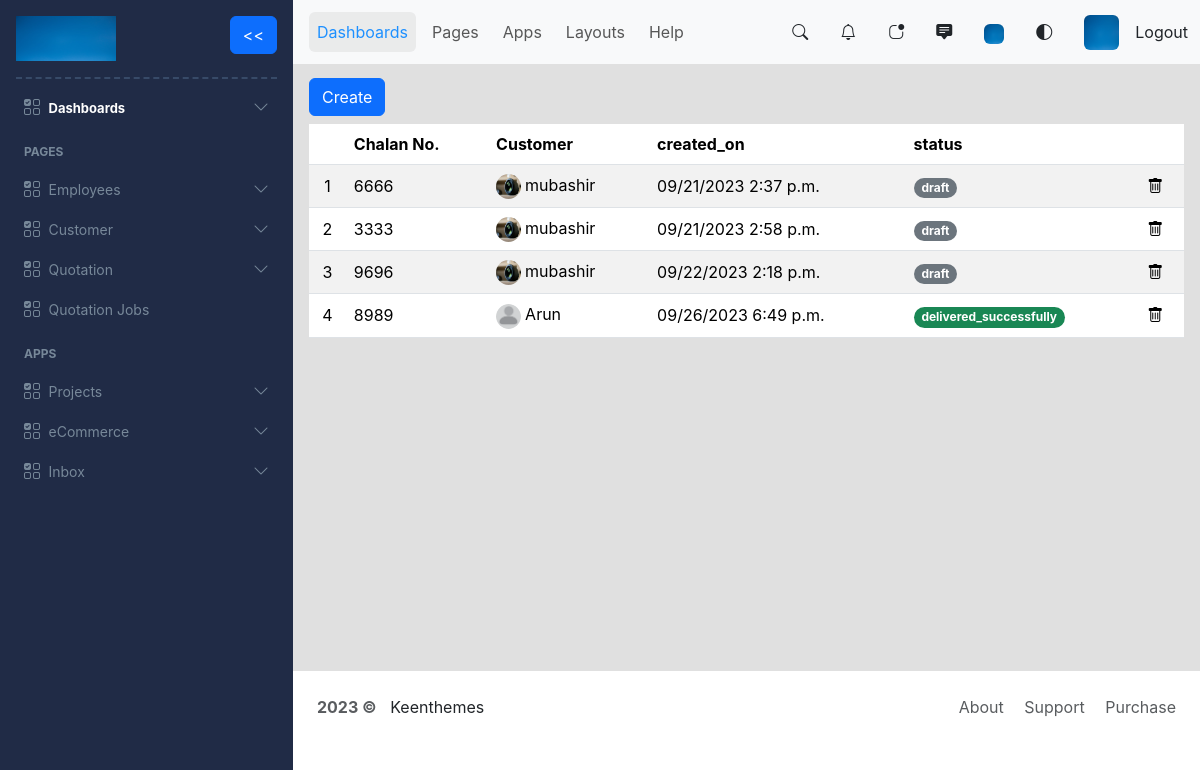
/view_quotations (signed in), run on an earlier commit of the app's database.
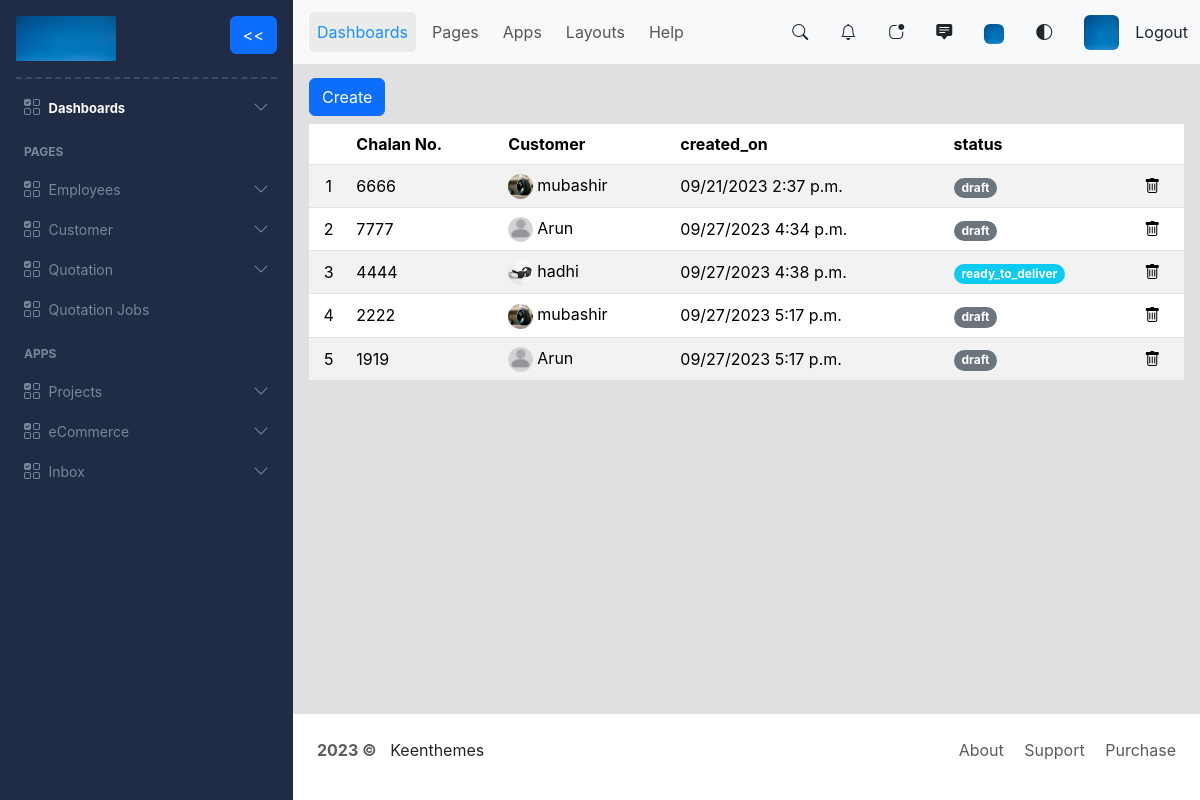
And on a later commit of the database.
### myapp/models.py (models this page shows, shortened)
class Quotation(models.Model):
    status_choices=( ('draft', 'Draft'), ('in_process', 'In Process'), ('ready_to_deliver', 'Ready to Deliver'), ('delivered_successfully', 'Delivered Successfully') )
    id = models.UUIDField(primary_key=True, default=uuid.uuid4, unique=True, editable=False)
    customer_id = models.ForeignKey(Customer, on_delete=models.CASCADE)
    chalan_no = models.IntegerField(null=False, blank=True)
    created_on = models.DateTimeField(default=timezone.now ,null=False, blank=False)
    status = models.CharField(max_length=50, choices=status_choices, default='draft')

class Customer(models.Model):
    id = models.UUIDField(primary_key=True, default=uuid.uuid4, unique=True, editable=False)
    name = models.CharField(max_length=30)
    address = models.CharField(max_length=150)
    contact = models.IntegerField()
    email = models.EmailField()
    profile_image = models.ImageField(null=True, blank=True, upload_to="profiles/")

### myapp/views.py (the view)
# urls.py: path('view_quotations', views.viewQuotations, name='view_quotations'),
@login_required
def viewQuotations(request):
    quotations = Quotation.objects.all()
    quotations_exist = quotations.exists()
    return render(request, "quotation/view_quotations.html", {'quotations': quotations, 'quotations_exist': quotations_exist})

### myapp/templates/quotation/view_quotations.html (shortened to what this page needs)
{% extends 'index.html' %}
{% block content %}
{% load static %}
<div class='justify-content-end'>
    <a href = "{% url 'create_quotation' %}"class="btn btn-primary">Create</a>
</div>
{% if quotations_exist %}
<div class='table-responsive'>
    <table class="table table-striped mt-2 align-middle">
        <thead>
        <tr>
            <th scope="col"></th>
            <th scope="col">Chalan No.</th>
            <th scope="col">Customer</th>
            <th scope="col">created_on</th>
            <th scope="col">status</th>
            <th scope="col"></th>
        </tr>
        </thead>
        <tbody>
        {% for quotation in quotations %}
            <tr style="height: 42px;">
                <td class="text-center">{{forloop.counter}}</td>
                <td><a href="{% url 'update_quotation' quotation.id %}" style="text-decoration: none; color: black;">{{quotation.chalan_no}}</a></td>
                <td><a href="{% url 'update_quotation' quotation.id %}" style="text-decoration: none; color: black;">
                    {% if quotation.customer_id.profile_image %}
                        <img src="{{quotation.customer_id.profile_image.url}}" alt="Profile not loading..." class="me-1" style="width: 25px; height: 25px; border-radius: 50%;">{{quotation.customer_id.name}}
                    {% else %}
                        <img src="{% static 'image/default.png' %}" alt="Profile not loading..." class="me-1" style="width: 25px; height: 25px; border-radius: 50%;">{{quotation.customer_id.name}}
                    {% endif %}
                </a>
                </td>
                <td><a href="{% url 'update_quotation' quotation.id %}" style="text-decoration: none; color: black;">{{quotation.created_on|date:"m/d/Y g:i a" }}</a></td>
                <td><a href="{% url 'update_quotation' quotation.id %}" style="text-decoration: none; color: black;">
                    {% if quotation.status == 'draft' %}
                        <span class="badge bg-secondary rounded-pill">{{quotation.status}}</span>
                    {% elif quotation.status == 'in_process' %}
                        <span class="badge bg-warning rounded-pill">{{quotation.status}}</span>
                    {% elif quotation.status == 'ready_to_deliver' %}
                        <span class="badge bg-info rounded-pill">{{quotation.status}}</span>
                    {% else %}
                        <span class="badge bg-success rounded-pill">{{quotation.status}}</span>
                    {% endif %}
                </a>
                </td>
                <td>
                    <a href="{% url 'delete_quotation' quotation.id %}" class="deleteQuotation" data-bs-toggle="modal" data-bs-target="#deleteModal" data-bs-id="{{quotation.id}}" data-bs-name="{{ quotation.customer_id.name }}" data-bs-chalan="{{ quotation.chalan_no }}" style="color: black;"><i class="bi bi-trash"></i>
                    </a>
                </td>
            </tr>
        {% endfor %}
        </tbody>
    </table>
</div>
{% else %}
<div class="d-flex justify-content-center">
    <span class="pt-5">Empty quotations. <a href="{% url 'create_quotation' %}">Create</a> a new one.</span>
</div>
{% endif %}
{% endblock content %}

What changed in the data, as far as the page shows it:
removed Quotation: chalan_no "3333", customer_id.profile_image (picture), customer_id.name "mubashir", created_on "09/21/2023 2:58 p.m.", status "draft"
removed Quotation: chalan_no "9696", customer_id.profile_image (picture), customer_id.name "mubashir", created_on "09/22/2023 2:18 p.m.", status "draft"
removed Quotation: chalan_no "8989", customer_id.name "Arun", created_on "09/26/2023 6:49 p.m.", status "delivered_successfully"
added Quotation: chalan_no "7777", customer_id.name "Arun", created_on "09/27/2023 4:34 p.m.", status "draft"
added Quotation: chalan_no "4444", customer_id.profile_image (picture), customer_id.name "hadhi", created_on "09/27/2023 4:38 p.m.", status "ready_to_deliver"
added Quotation: chalan_no "2222", customer_id.profile_image (picture), customer_id.name "mubashir", created_on "09/27/2023 5:17 p.m.", status "draft"
added Quotation: chalan_no "1919", customer_id.name "Arun", created_on "09/27/2023 5:17 p.m.", status "draft"
